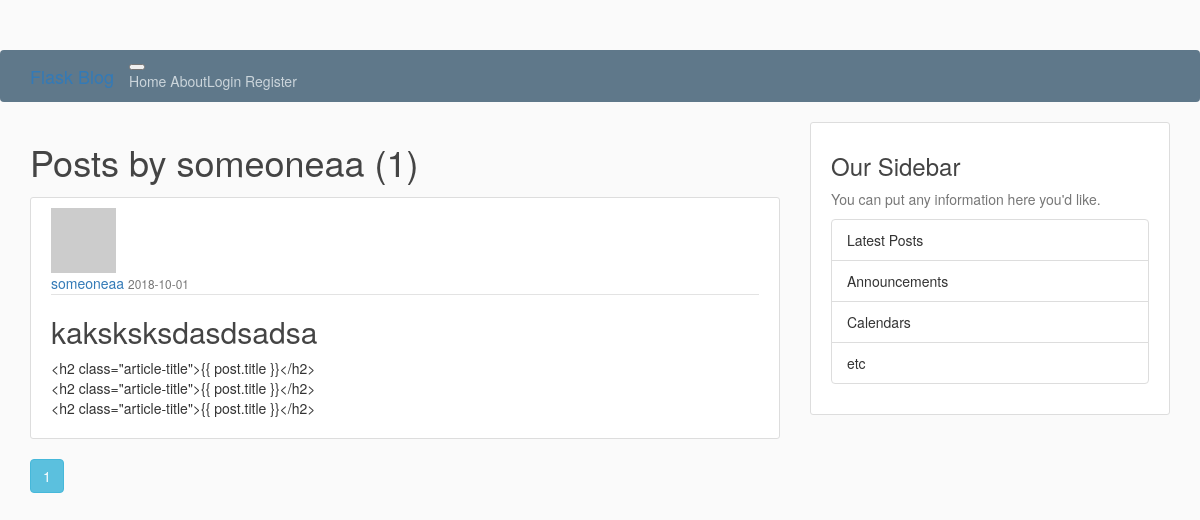
The app's page /user/someoneaa with its own data.
### flaskblog/models.py (models this page shows, shortened)
class User(db.Model, UserMixin):
    id = db.Column(db.Integer, primary_key=True)
    username = db.Column(db.String(20), unique=True, nullable=False)
    email = db.Column(db.String(120), unique=True, nullable=False)
    password = db.Column(db.String(60), nullable=False)
    posts = db.relationship('Post', backref='author', lazy=True)
    def avatar(self, size):
        digest = md5(self.email.lower().encode('utf-8')).hexdigest()
        return 'https://www.gravatar.com/avatar/{}?d=identicon&s={}'.format(
            digest, size)

class Post(db.Model):
    id = db.Column(db.Integer, primary_key=True)
    title = db.Column(db.String(100), nullable=False)
    date_posted = db.Column(db.DateTime, nullable=False, default=datetime.utcnow)
    content = db.Column(db.Text, nullable=False)
    user_id = db.Column(db.Integer, db.ForeignKey('user.id'), nullable=False)
    comments = db.relationship('Comment', backref='post', lazy='dynamic')

### flaskblog/users/routes.py (the view)
@users.route("/user/<string:username>")
def user_posts(username):
    page = request.args.get('page', 1, type=int)
    user = User.query.filter_by(username=username).first_or_404()
    posts = Post.query.filter_by(author=user) \
        .order_by(Post.date_posted.desc()) \
        .paginate(page=page, per_page=5)
    return render_template('users/user_posts.html', posts=posts, user=user)

### flaskblog/templates/users/user_posts.html
{% extends "base.html" %}
{% block app_content %}
    <h1 class="mb-3">Posts by {{ user.username }} ({{ posts.total }})</h1>
    {% for post in posts.items %}
        <article class="media content-section">
            <img class="rounded-circle article-img"
                 src="{{ post.author.avatar(256) }}">
            <div class="media-body">
                <div class="article-metadata">
                    <a class="mr-2"
                       href="{{ url_for('users.user_posts', username=post.author.username) }}">{{ post.author.username }}</a>
                    <small class="text-muted float-right">{{ post.date_posted.strftime('%Y-%m-%d') }}</small>
                </div>
                <h2><a class="article-title" href="{{ url_for('posts.post', post_id=post.id) }}">{{ post.title }}</a>
                </h2>
                <p class="article-content">{{ post.content }}</p>
            </div>
        </article>
    {% endfor %}
    {% for page_num in posts.iter_pages(left_edge=1, right_edge=1, left_current=1, right_current=2) %}
        {% if page_num %}
            {% if posts.page == page_num %}
                <a class="btn btn-info mb-4"
                   href="{{ url_for('users.user_posts', username=user.username, page=page_num) }}">{{ page_num }}</a>
            {% else %}
                <a class="btn btn-outline-info mb-4"
                   href="{{ url_for('users.user_posts', username=user.username, page=page_num) }}">{{ page_num }}</a>
            {% endif %}
        {% else %}
            ...
        {% endif %}
    {% endfor %}
{% endblock app_content %}

### flaskblog/static/main.css (style rules this page uses)
body { background: #fafafa; color: #333333; margin-top: 5rem; }
h1, h2, h3, h4, h5, h6 { color: #444444; }
.content-section { background: #ffffff; padding: 10px 20px; border: 1px solid #dddddd; border-radius: 3px; margin-bottom: 20px; }
.article-title { color: #444444; }
.article-content { white-space: pre-line; }
.article-img { height: 65px; width: 65px; margin-right: 16px; }
.article-metadata { padding-bottom: 1px; margin-bottom: 4px; border-bottom: 1px solid #e3e3e3 }

### records on screen
User: username "someoneaa"
Post: author.username "someoneaa", date_posted "2018-10-01", title "kaksksksdasdsadsa", content "<h2 class=\"article-title\">{{ post.title }}</h2> <h2 class=\"article-title\">{{ post.title }}</h2> <h2 class=\"article-title\">{{ post.title }}</h2>"

### other values on screen
{{ posts.total }} "1"
{{ page_num }} "1"
